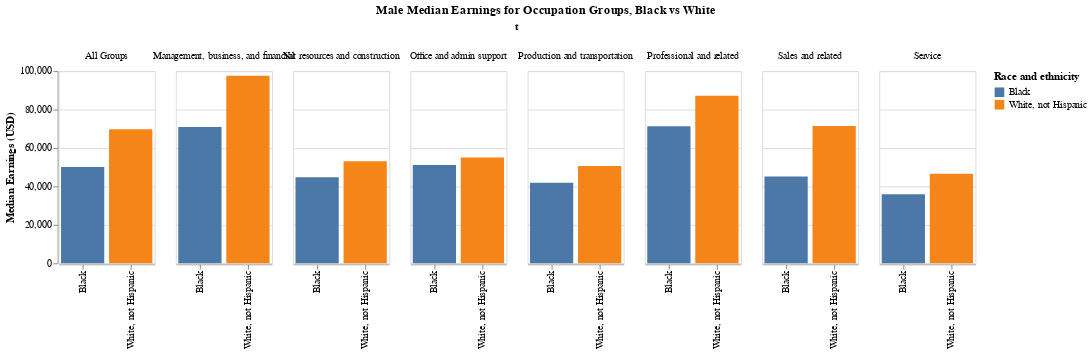

Notebook code cell kept with this figure:
### Code cell
movies2 = movies.loc[(movies['Sex'] == 'Men') & ((movies['Race and ethnicity'] == 'Black') | (movies['Race and ethnicity'] == 'White, not Hispanic'))]

alt.Chart(movies2, title=alt.Title(
       "Male Median Earnings for Occupation Groups, Black vs White",
       anchor='middle',
       orient='top')).mark_bar().encode(
    #x='',
    alt.X('Race and ethnicity:N').title(''),
    alt.Y('Median Earnings (USD):Q'),
    #y=''
    alt.Color('Race and ethnicity:N'),
    alt.Column('Occupation Group:N').title('t'),
    alt.Order('average((Median Earnings (USD):Q', sort='descending')
).properties(width = 100, height = 200)

### Figure 1 — Vega-Lite specification as saved in the notebook (floating-point values rounded to 4 significant figures)
{"config": {"view": {"continuousWidth": 300, "continuousHeight": 300}}, "data": {"name": "data-df0ffc259545a1009cacce7b7b4c5650"}, "mark": {"type": "bar"}, "encoding": {"color": {"field": "Race and ethnicity", "type": "nominal"}, "column": {"field": "Occupation Group", "title": "t", "type": "nominal"}, "order": {"aggregate": "average", "field": "(Median Earnings (USD", "sort": "descending", "type": "quantitative"}, "x": {"field": "Race and ethnicity", "title": "", "type": "nominal"}, "y": {"field": "Median Earnings (USD)", "type": "quantitative"}}, "height": 200, "title": {"text": "Male Median Earnings for Occupation Groups, Black vs White", "anchor": "middle", "orient": "top"}, "width": 100, "$schema": "https://vega.github.io/schema/vega-lite/v5.17.0.json", "datasets": {"data-df0ffc259545a1009cacce7b7b4c5650": [{"Sex": "Men", "Race and ethnicity": "Black", "Median Earnings (USD)": 50120.0, "Occupation Group": "All Groups"}, {"Sex": "Men", "Race and ethnicity": "White, not Hispanic", "Median Earnings (USD)": 69710.0, "Occupation Group": "All Groups"}, {"Sex": "Men", "Race and ethnicity": "Black", "Median Earnings (USD)": 70970.0, "Occupation Group": "Management, business, and financial"}, {"Sex": "Men", "Race and ethnicity": "White, not Hispanic", "Median Earnings (USD)": 97640.0, "Occupation Group": "Management, business, and financial"}, {"Sex": "Men", "Race and ethnicity": "Black", "Median Earnings (USD)": 71280.0, "Occupation Group": "Professional and related"}, {"Sex": "Men", "Race and ethnicity": "White, not Hispanic", "Median Earnings (USD)": 87180.0, "Occupation Group": "Professional and related"}, {"Sex": "Men", "Race and ethnicity": "Black", "Median Earnings (USD)": 35940.0, "Occupation Group": "Service"}, {"Sex": "Men", "Race and ethnicity": "White, not Hispanic", "Median Earnings (USD)": 46610.0, "Occupation Group": "Service"}, {"Sex": "Men", "Race and ethnicity": "Black", "Median Earnings (USD)": 45110.0, "Occupation Group": "Sales and related"}, {"Sex": "Men", "Race and ethnicity": "White, not Hispanic", "Median Earnings (USD)": 71390.0, "Occupation Group": "Sales and related"}, {"Sex": "Men", "Race and ethnicity": "Black", "Median Earnings (USD)": 51120.0, "Occupation Group": "Office and admin support"}, {"Sex": "Men", "Race and ethnicity": "White, not Hispanic", "Median Earnings (USD)": 55050.0, "Occupation Group": "Office and admin support"}, {"Sex": "Men", "Race and ethnicity": "Black", "Median Earnings (USD)": 44830.0, "Occupation Group": "Nat resources and construction"}, {"Sex": "Men", "Race and ethnicity": "White, not Hispanic", "Median Earnings (USD)": 53100.0, "Occupation Group": "Nat resources and construction"}, {"Sex": "Men", "Race and ethnicity": "Black", "Median Earnings (USD)": 41970.0, "Occupation Group": "Production and transportation"}, {"Sex": "Men", "Race and ethnicity": "White, not Hispanic", "Median Earnings (USD)": 50580.0, "Occupation Group": "Production and transportation"}]}}
